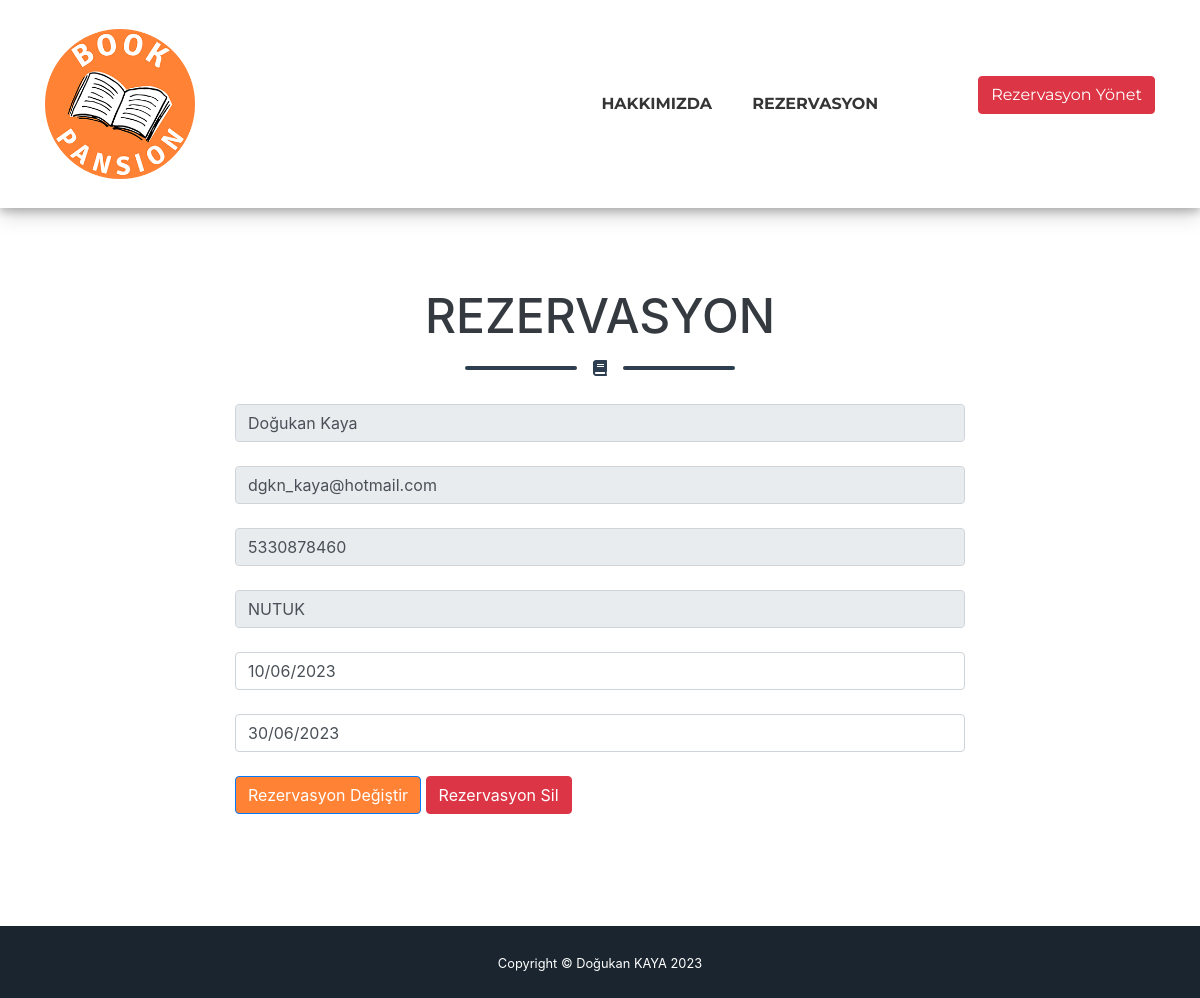
The app's page /rezervasyondegistir.php?rez=23 with its own data.
### tables this page shows
CREATE TABLE `customer` (
  `id` int(11) NOT NULL,
  `cusname` varchar(100) NOT NULL,
  `phone` varchar(20) NOT NULL,
  `mail` varchar(100) NOT NULL
);

CREATE TABLE `books` (
  `bookid` int(11) NOT NULL,
  `bookname` varchar(40) NOT NULL,
  `author` varchar(40) NOT NULL,
  `ISBN` varchar(20) NOT NULL,
  `pageNumber` int(11) NOT NULL,
  `language` varchar(20) NOT NULL,
  `reservationCheck` tinyint(1) NOT NULL,
  `bookimage` varchar(100) NOT NULL
);

CREATE TABLE `reservation` (
  `rezid` int(11) NOT NULL,
  `sdate` varchar(15) NOT NULL,
  `edate` varchar(15) NOT NULL,
  `bookid` int(11) NOT NULL,
  `phone` bigint(20) NOT NULL,
  `email` varchar(50) NOT NULL
);

### rezervasyondegistir.php (the view, shortened to what this page needs)
<?php
require('sistem.php');
if (isset($_GET['rez'])) {
    $kontrol = mysqli_query($conn, "SELECT reservation.*,customer.*,books.bookname FROM reservation
    INNER JOIN customer ON reservation.phone = customer.phone
    INNER JOIN books ON books.bookid = reservation.bookid
    WHERE reservation.rezid = '" . $_GET["rez"] . "'");
    $veri = mysqli_fetch_assoc($kontrol);
}
?>
<!DOCTYPE html>
<html lang="en">
<head>
    <link href="assets/css/bootstrap.min.css" rel="stylesheet" />
    <link href="assets/css/style.css" rel="stylesheet" />
</head>
<body id="page-top">
<nav class="navbar navbar-expand-lg bg-navbar text-uppercase fixed-top" id="mainNav">
        <div class="container">
            <a class="navbar-brand js-scroll-trigger" href="#page-top"><img src="assets/img/bookpansion.png" class="logo"></a>
            <div class="collapse navbar-collapse" id="navbarResponsive">
                <ul class="navbar-nav ml-auto">
                    <li class="nav-item mx-0 mx-lg-1"><a class="nav-link py-3 px-0 px-lg-3 rounded js-scroll-trigger" href="about.php">HAKKIMIZDA</a></li>
                    <li class="nav-item mx-0 mx-lg-1"><a class="nav-link py-3 px-0 px-lg-3 rounded js-scroll-trigger" id="rezervasyon" href="reservation.php">REZERVASYON</a></li>
                    <a href="rezervasyonyonet.php"><button class="btn btn-danger rezbuton" type="submit">Rezervasyon Yönet</button></a>
                </ul>
            </div>
        </div>
    </nav>
    <section class="page-section" id="rezervasyon">
        <div class="container">
            <h2 class="page-section-heading text-center text-uppercase text-dark mb-0 mt-15">REZERVASYON</h2>
            <div class="divider-custom">
                <div class="divider-custom-line"></div>
                <div class="divider-custom-icon"><i class="fas fa-book"></i></div>
                <div class="divider-custom-line"></div>
            </div>
            <div class="row">
                <div class="col-lg-8 mx-auto">
                    <form method="POST">
                        <div class="control-group">
                            <div class="form-group controls mb-3 pb-2">
                                <input class="form-control" name="adsoyad" type="text" placeholder="Ad Soyad" required="required" readonly value="<?php echo $veri['cusname']; ?>" />
                            </div>
                        </div>
                        <div class="control-group">
                            <div class="form-group controls mb-3 pb-2">
                                <input class="form-control" name="email" type="email" placeholder="E-mail Adresi" required="required" readonly value="<?php echo $veri['mail']; ?>" />
                            </div>
                        </div>
                        <div class="control-group">
                            <div class="form-group controls mb-3 pb-2">
                                <input class="form-control" name="phone" type="tel" placeholder="Telefon Numarası" required="required" readonly value="<?php echo $veri['phone']; ?>" />
                            </div>
                        </div>
                        <div class="control-group">
                            <div class="form-group controls mb-3 pb-2">
                                <input class="form-control" name="bookname" type="tel" placeholder="Rezerve edilmiş Kitap" required="required" readonly value="<?php echo $veri['bookname']; ?>" />
                            </div>
                        </div>
                        <div class="control-group">
                            <div class="form-group controls mb-3 pb-2">
                                <input class="form-control" name="giris" type="text" value="<?php echo $veri['sdate']; ?>" onkeyup="
        var v = this.value;
        if (v.match(/^\d{2}$/) !== null) {
            this.value = v + '/';
        } else if (v.match(/^\d{2}\/\d{2}$/) !== null) {
            this.value = v + '/';
        }" required="required" maxlength="10" />
                            </div>
                        </div>
                        <div class="control-group">
                            <div class="form-group controls mb-3 pb-2">
                                <input class="form-control" name="cikis" type="text" value="<?php echo $veri['edate']; ?>" onkeyup="
        var v = this.value;
        if (v.match(/^\d{2}$/) !== null) {
            this.value = v + '/';
        } else if (v.match(/^\d{2}\/\d{2}$/) !== null) {
            this.value = v + '/';
        }" required="required" maxlength="10" />
                            </div>
                        </div>
                        <div class="form-group"><button class="btn btn-primary" type="submit">Rezervasyon Değiştir</button>
                            <a class="btn btn-danger text-white" href="rezervasyonsil.php?rez=<?php echo $veri['phone'] ?>" type="submit">Rezervasyon Sil</a></div>
                    </form>
                </div>
            </div>
        </div>
    </section>
    <div class="copyright py-4 text-center text-white">
        <div class="container"><small>Copyright © Doğukan KAYA 2023</small></div>
    </div>
</body>
</html>

### assets/css/style.css (style rules this page uses)
.rezbuton { margin-left: 80px; }
.mt-15 { margin-top: 200px; margin-bottom: 187px; }
.page-section { padding: 6rem 0; min-height: 478px; }
.page-section .page-section-heading { font-size: 2.25rem; line-height: 2rem; }
@media (min-width: 992px) { .page-section .page-section-heading { font-size: 3rem; line-height: 2.5rem; } }
.divider-custom { margin: 1.25rem 0 1.5rem; width: 100%; display: flex; justify-content: center; align-items: center; }
.divider-custom .divider-custom-line { width: 100%; max-width: 7rem; height: 0.25rem; background-color: #2c3e50; border-radius: 1rem; border-color: #2c3e50 !important; }
.divider-custom .divider-custom-line:first-child { margin-right: 1rem; }
.divider-custom .divider-custom-line:last-child { margin-left: 1rem; }
.divider-custom .divider-custom-icon { color: #2c3e50 !important; }
.bg-navbar { background-color: #fff; }
#mainNav { padding-top: 1rem; padding-bottom: 1rem; font-family: "Montserrat", -apple-system, BlinkMacSystemFont, "Segoe UI", Roboto, "Helvetica Neue", Arial, "Noto Sans", sans-serif, "Apple Color Emoji", "Segoe UI Emoji", "Segoe UI Symbol", "Noto Color Emoji"; font-weight: 700; box-shadow: 0 4px 8px 0 rgba(0, 0, 0, 0.2), 0 6px 20px 0 rgba(0, 0, 0, 0.19); }
#mainNav .navbar-brand { color: #fff; }
#mainNav .navbar-nav { margin-top: 1rem; }
#mainNav .navbar-nav li.nav-item a.nav-link { color: #353535; }
@media (min-width: 992px) { #mainNav { padding-top: 1.5rem; padding-bottom: 1.5rem; transition: padding-top 0.3s, padding-bottom 0.3s; } }
@media (min-width: 992px) { #mainNav .navbar-brand { font-size: 1.75em; transition: font-size 0.3s; } }
@media (min-width: 992px) { #mainNav .navbar-nav { margin-top: 0; } }
.logo { width: 150px; }
.copyright { background-color: #1a252f; }

### records on screen
customer: adsoyad "Doğukan Kaya", email "dgkn_kaya@hotmail.com", phone "5330878460"
books: bookname "NUTUK"
reservation: giris "10/06/2023", cikis "30/06/2023"
